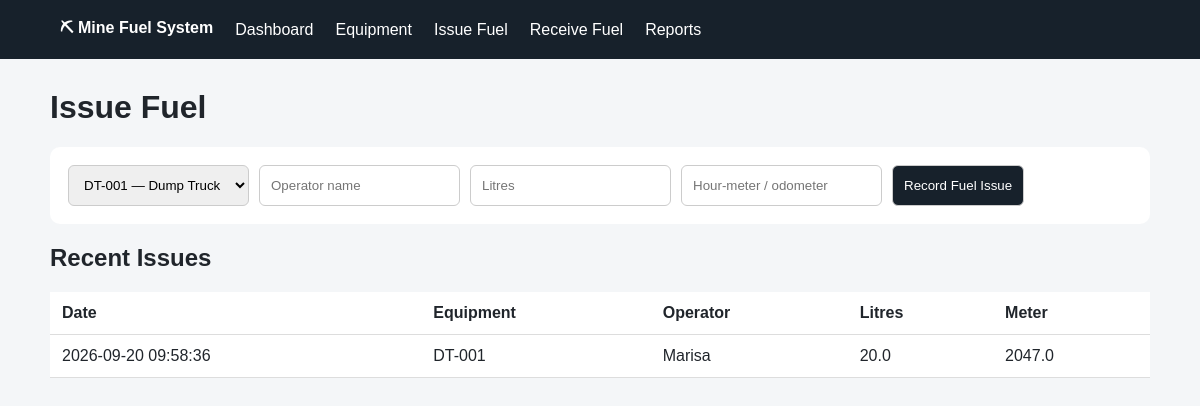
Page /issue on the committed database.
### tables this page shows
CREATE TABLE fuel_issues (
        id INTEGER PRIMARY KEY AUTOINCREMENT,
        equipment_id INTEGER NOT NULL,
        operator TEXT NOT NULL,
        litres REAL NOT NULL,
        meter_reading REAL NOT NULL,
        issue_date TEXT NOT NULL DEFAULT CURRENT_TIMESTAMP,
        FOREIGN KEY(equipment_id) REFERENCES equipment(id)
    );

CREATE TABLE equipment (
        id INTEGER PRIMARY KEY AUTOINCREMENT,
        code TEXT UNIQUE NOT NULL,
        type TEXT NOT NULL,
        fuel_type TEXT NOT NULL,
        expected_lph REAL DEFAULT 0
    );

### app.py (the view, shortened to what this page needs)
@app.route("/issue", methods=["GET", "POST"])
def issue():
    conn = db()
    equipment = conn.execute("SELECT * FROM equipment ORDER BY code").fetchall()
    issues = conn.execute("""
        SELECT f.*, e.code FROM fuel_issues f JOIN equipment e ON e.id=f.equipment_id
        ORDER BY f.id DESC LIMIT 20
    """).fetchall()
    conn.close()
    return render_template("issue.html", equipment=equipment, issues=issues)

### app.py (called while the page is built)
def db():
    conn = sqlite3.connect(DB)
    conn.row_factory = sqlite3.Row
    return conn

### templates/issue.html
{% extends "base.html" %}{% block content %}
<h1>Issue Fuel</h1>
<form method="post" class="form">
<select name="equipment_id" required>{% for e in equipment %}<option value="{{e.id}}">{{e.code}} — {{e.type}}</option>{% endfor %}</select>
<input name="operator" placeholder="Operator name" required>
<input name="litres" type="number" step="0.1" placeholder="Litres" required>
<input name="meter_reading" type="number" step="0.1" placeholder="Hour-meter / odometer" required>
<button>Record Fuel Issue</button></form>
<h2>Recent Issues</h2>
<table><tr><th>Date</th><th>Equipment</th><th>Operator</th><th>Litres</th><th>Meter</th></tr>
{% for x in issues %}<tr><td>{{x.issue_date}}</td><td>{{x.code}}</td><td>{{x.operator}}</td><td>{{x.litres}}</td><td>{{x.meter_reading}}</td></tr>{% endfor %}
</table>{% endblock %}

### static/style.css (style rules this page uses)
body { font-family:Arial,sans-serif;margin:0;background:#f4f6f8;color:#20252b }
table { width:100%;border-collapse:collapse;background:white;margin-top:15px }
th,td { padding:12px;border-bottom:1px solid #ddd;text-align:left }
.form { display:flex;gap:10px;flex-wrap:wrap;background:white;padding:18px;border-radius:10px }
.form input,.form select,.form button { padding:11px;border:1px solid #ccc;border-radius:6px }
.form button { background:#17212b;color:white;cursor:pointer }

### rows in the picture
fuel_issues: issue_date "2026-09-20 09:58:36", code "DT-001", operator "Marisa", litres "20.0", meter_reading "2047.0"

### other values in the picture
form field equipment_id "DT-001 — Dump Truck"
